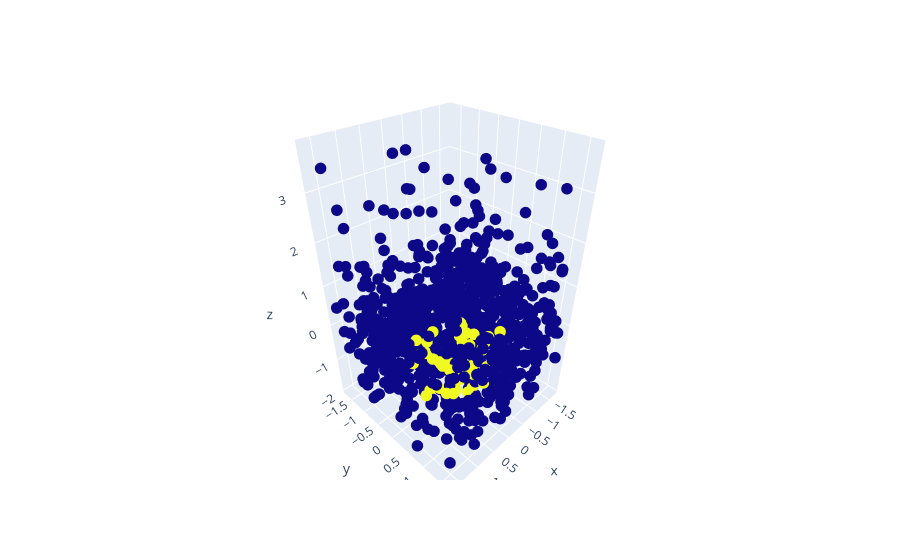

The notebook cell this image was saved under:
### Code cell
model5 = DBSCAN(eps=0.7, min_samples=20).fit(df)
df['Cluster'] = np.array(model5.labels_)
fig = go.Figure(data=[go.Scatter3d(x=df['Age'], y=df['Max_BPM'], z=df['BMI'], mode='markers', marker_color=df['Cluster'], marker_size=4)])
fig.show()

### Figure 1 — Plotly figure (JSON) as saved in the notebook; plotly's stock layout.template omitted (floating-point values rounded to 4 significant figures; data arrays with more than 128 entries replaced by an {"elided": "..."} marker saying what was removed)
{"data": [{"marker": {"color": {"elided": "973 int values"}, "size": 4}, "mode": "markers", "type": "scatter3d", "x": {"elided": "973 float values"}, "y": {"elided": "973 float values"}, "z": {"elided": "973 float values"}}], "layout": {}}
